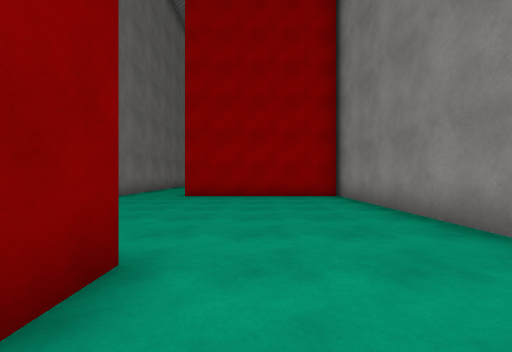
view 1 (above)

13 first-person views from a walk through a Unity game level. The camera is 1.2 m above the floor, looks level and sees 90° across. The floor is counted in squares, 1.8 m on a side. Each view is taken from the middle of a square. On the plan, view 1 faces up. The plan holds only what a view shows up to about 9 squares ahead; the rest is blank. The place goes on beyond the plan. The player character is not drawn. Some animated figures are left out. Surface patterns are stand-ins for the level's own textures.

view 2
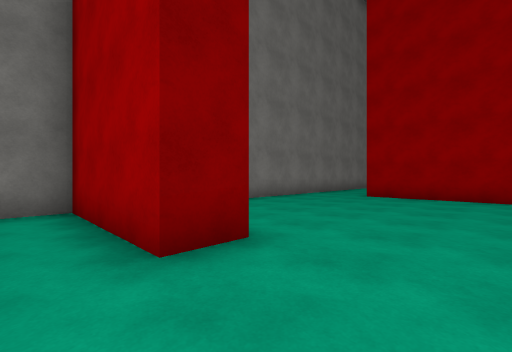

view 3
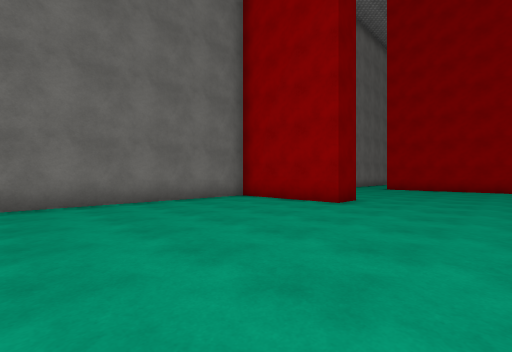

view 4
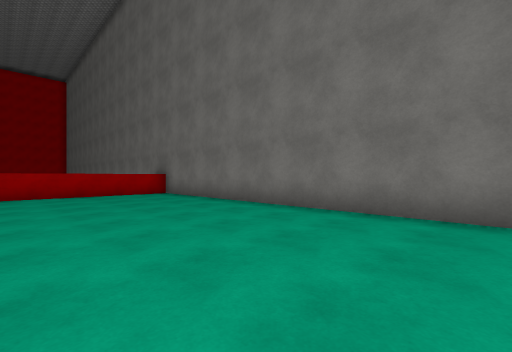

view 5
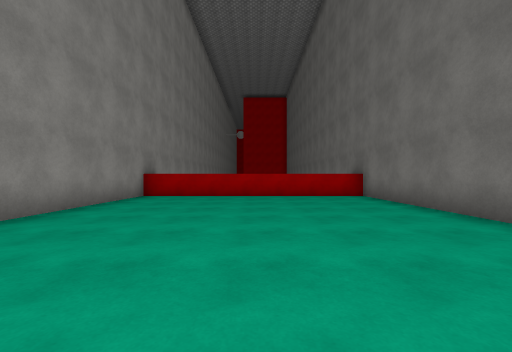

view 6
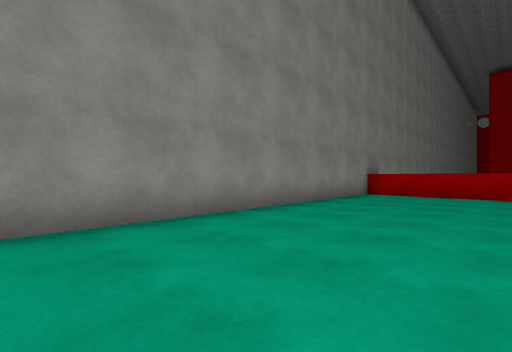

view 7
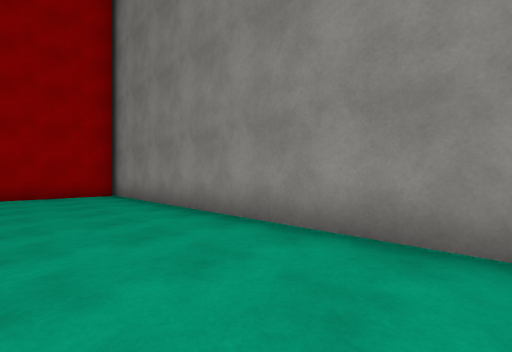

view 8
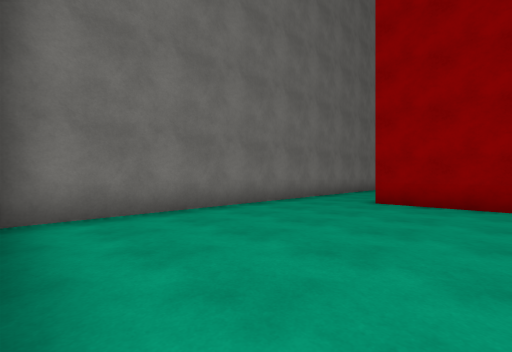

view 9
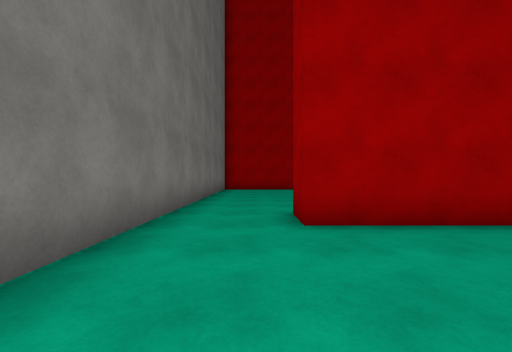

view 10
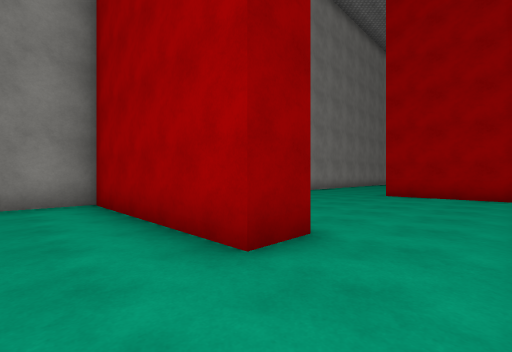

view 11
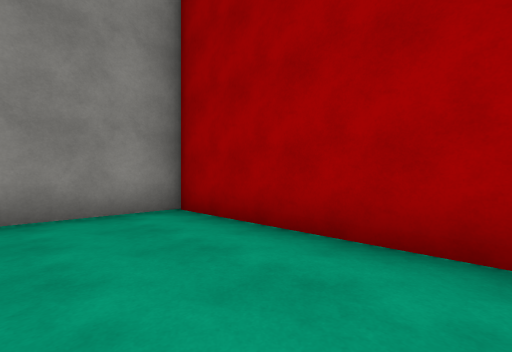

view 12
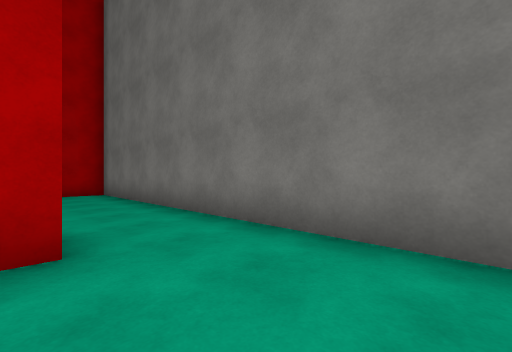

view 13
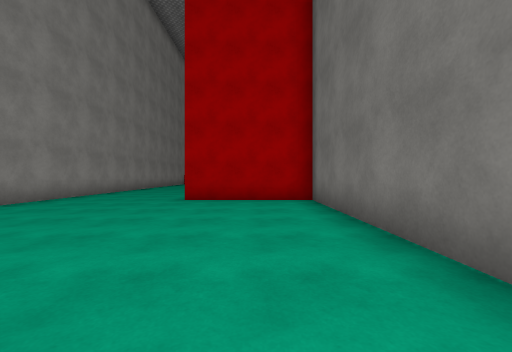

### Floor plan
Key: @ floor where view 1 was taken; # wall or solid block; . floor; ^ raised ledge.
Columns run from 5 left of view 1 to 3 right of it. Each row starts with its distance up from view 1.
 12 #.......#
 11 #.......#
 10 #.......#
  9 #..######
  8 #.......#
  7 #.......#
  6 #.......#
  5 #.......#
  4 #.......#
  3 #.......#
  2 #####...#
  1 #####...#
  0 #....@..#
 -1 #.......#
 -2 #.......#
 -3 #.......#
 -4 #.......#
 -5 #.......#
 -6 #.......#
 -7 #.......#
 -8 #.......#
 -9 #.......#
-10 #.......#
-11 #.......#
-12 ^^^^^^^^^

Positions as (right, up) in squares from view 1, and headings:
1: (0, 0), facing up
2: (1, 0), facing up-left
3: (2, -5), facing up-left
4: (0, -2), facing down-left
5: (-1, -3), facing down
6: (-1, -2), facing down-right
7: (0, -1), facing up-right
8: (0, 2), facing up-left
9: (-3, 5), facing up
10: (-4, 11), facing down-right
11: (-2, 12), facing down-right
12: (-2, 12), facing down-left
13: (-3, 9), facing down
